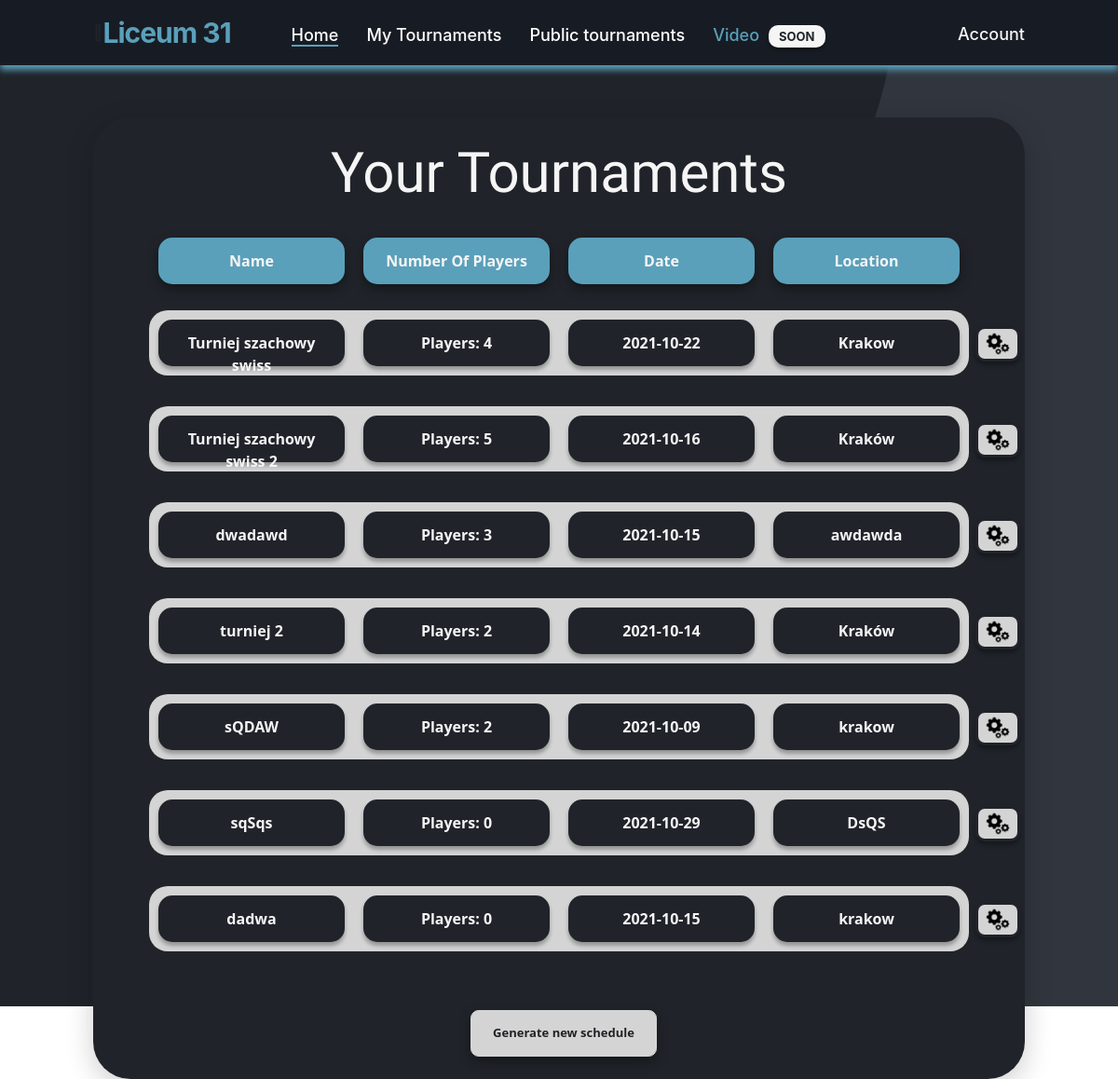
Page /tournaments (signed in) on the committed database.
### website/models.py (models this page shows)
class Tournament(db.Model):
    id = db.Column(db.Integer,primary_key=True)
    user_id = db.Column(db.Integer,db.ForeignKey('user.id'))
    name = db.Column(db.String(150))
    date = db.Column(db.Date)
    location = db.Column(db.String(150))
    discipline = db.Column(db.String(150))
    type = db.Column(db.String(150))
    status = db.Column(db.String(150), default="upcoming")
    is_public = db.Column(db.Boolean(),default=False)
    current_round_number = db.Column(db.Integer(),default=0)
    max_rounds = db.Column(db.Integer())
    edited_dual_id = db.Column(db.Integer())
    rounds = db.relationship('Round')
    duals = db.relationship('Dual')
    opponents = db.relationship('Opponent')
    standings = db.relationship('Standing')

### website/views.py (the view)
@views.route('/tournaments', methods=['GET', 'POST'])
def tournaments():
    if current_user.is_authenticated:
        return render_template("tournaments.html", user=current_user)
    else:
        return render_template("login.html", user=current_user)

### website/__init__.py (called while the page is built)
def create_app():
    app = Flask(__name__)
    app.config['SECRET_KEY'] = 'kjabwdlajbal'
    app.config['SQLALCHEMY_DATABASE_URI'] = f'sqlite:///{DB_NAME}'
    app.config['SQLALCHEMY_TRACK_MODIFICATIONS'] = False
    db.init_app(app)  # inicjowanie bazy danych dla aplikacji
    from .views import views
    from .auth import auth
    app.register_blueprint(views, url_prefix='/')
    app.register_blueprint(auth, url_prefix='/')
    from .models import User
    create_datebase(app)
    login_manager = LoginManager()
    login_manager.login_view = 'auth.login'
    login_manager.init_app(app)
    @login_manager.user_loader
    def load_user(id):
        return User.query.get(int(id))
    return app

### website/templates/tournaments.html (shortened to what this page needs)
{% extends "base.html" %} {% block title %}Your Tournaments{% endblock %} {%
block content %}
<section class="tournaments_box_container container_tournaments">
  <br />
  <h3 align="center">Your Tournaments</h3>
  <table style="margin: auto">
    <tbody style="display: flex; margin-top: 15px">
      <tr class="btn-danger_nav_list_group_tournaments">
        <div align="center ">
          <td>Name</td>
        </div>
      </tr>
      <tr class="btn-danger_nav_list_group_tournaments">
        <div align="center ">
          <td>Number Of Players</td>
        </div>
      </tr>
      <tr class="btn-danger_nav_list_group_tournaments">
        <div align="center ">
          <td>Date</td>
        </div>
      </tr>
      <tr class="btn-danger_nav_list_group_tournaments">
        <div align="center ">
          <td>Location</td>
        </div>
      </tr>
    </tbody>
    {% for tournament in user.tournaments %}
    <table style="margin: auto">
      <tbody
        class="btn_tournaments_list"
        onClick="showTournament({{tournament.id}}) "
        style="display: flex; margin-bottom: 15px"
      >
        <button
          style="float: right; margin-top: 35px; margin-bottom: -55px"
          id="myBtnSettings-{{loop.index}}"
          class="icon_settings"
        >
          <img src="../static/pngegg.png" width="30" height="30" />
        </button>
        <tr class="btn-danger_nav_list_group_tournaments_name" align="center ">
          <td>{{tournament.name}}</td>
        </tr>
        <tr class="btn-danger_nav_list_group_tournaments_name" align="center ">
          <td>Players: {{tournament.opponents|length}}</td>
        </tr>
        <tr class="btn-danger_nav_list_group_tournaments_name" align="center ">
          <td>{{tournament.date}}</td>
        </tr>
        <tr class="btn-danger_nav_list_group_tournaments_name" align="center ">
          <td>{{tournament.location}}</td>
        </tr>
      </tbody>
    </table>
    {% endfor %}
    <br />
  </table>
  <br />
  <div align="center ">
    <a href="/new-tournament ">
      <button id="btn" type="button " class="btn-danger_nav_tournaments">
        Generate new schedule
      </button>
    </a>
  </div>
  <br />
</section>
{% endblock %}

### website/templates/base.html (shortened to what this page needs)
<!DOCTYPE html>
<html lang="en">
<head>
    <link rel="stylesheet" href="https://stackpath.bootstrapcdn.com/bootstrap/4.4.1/css/bootstrap.min.css" />
    <link rel="stylesheet" href="https://stackpath.bootstrapcdn.com/font-awesome/4.7.0/css/font-awesome.min.css" />
    <link rel="stylesheet" href="{{ url_for('static', filename='style.css') }}" />
</head>
<body>
    <section>
        <nav>
            <div class="menu-icon">
                <span class="fas fa-bars"></span>
            </div>
            <a id="home" href="/">
                <div class="logo" style="color: #5aa0ba; font-weight: 700">Liceum 31</div>
            </a>
            <div class="nav-items">
                <li><a class="linkbutton link-active" id="home" href="/">Home</a></li>
                <li><a class="linkbutton" href="/tournaments">My Tournaments</a></li>
                <li><a class="linkbutton" href="/public-schedule">Public tournaments</a></li>
                <li><a class="linkbutton not-active" title="Video Test 1.0 BETA" href="#">Video</a><span style="margin-left: 10px;" class="beta_version">SOON</span></li>
            </div>
            {% if user.is_authenticated %}
            <ul>
                <li>
                    <a href="#">Account</a>
                </li>
                </ul>
            {% else %}
            <a href="/login">
                <button style="margin-right: -50px;" class="btn-add-account_login" id="login">Log in</button> {% endif %}
        </nav>
        <div class="container">{% block content %} {% endblock %}</div>
    </section>
</body>
</html>

### website/static/style.css (style rules this page uses)
html { scroll-behavior: smooth; }
body { background-image: url("../static/bgp.png"); scroll-behavior: smooth; overflow: overlay; background-repeat: no-repeat; background-attachment: fixed; }
ul { list-style: none; float: left; margin-top: 18px; }
ul > li { margin: 0; padding: 0; float: left; position: relative; }
ul > li > a { color: whitesmoke; text-decoration: none; padding-bottom: 20px; }
a { color: #fff; font-size: 18px; font-weight: 500; text-decoration: none; }
nav { background: #171c24; display: flex; flex-wrap: wrap; align-items: center; justify-content: space-between; height: 70px; padding: 0 100px; box-shadow: 0 5px 7px 0 #5aa0ba; }
nav .logo { color: #fff; font-size: 30px; font-weight: 600; letter-spacing: -1px; text-decoration: none; }
nav .nav-items { display: flex; flex: 1; padding: 0 0 0 50px; margin-top: 4px; }
nav .nav-items li { list-style: none; padding: 0 15px; }
nav .nav-items li a { font-size: 18px; font-weight: 500; text-decoration: none; width: 0; }
.beta_version { pointer-events: none; cursor: default; color: #20242a; background-color: whitesmoke; padding: 3px 10px; font-size: 13px; border-radius: 10px; font-weight: 700; border: 1px solid transparent; box-shadow: 0 0.25em 0.25em rgb(0 0 0 / 30%); }
.not-active { pointer-events: none; cursor: default; color: #5aa0ba; }
.link-active { border-bottom: 2px solid #5aa0ba; }
.icon_settings { border-radius: 10px; background-color: rgb(212, 212, 212); box-shadow: 0 0.25em 0.25em rgb(0 0 0 / 30%); transition: all 0.3s ease-out; border: 3px solid #20242a; margin-left: 270px; margin-right: 5px; }
h3 { color: whitesmoke; font-family: "Stick No Bills", sans-serif; font-size: 60px; }
.container { width: 1800px; }
.tournaments_box_container { background-color: #20242a; height: 300px; width: 700px; box-shadow: 0 8px 30px 0 rgba(0, 0, 0, 0.2); border-radius: 40px; }
.container_tournaments { width: 1000px; height: auto; margin: 0 auto; margin-top: 5%; }
.btn-danger_nav_list_group_tournaments { background-color: #5aa0ba; border: 0; width: 200px; height: 50px; border-radius: 15px; outline: none; box-shadow: 0px 5px 12px rgba(0, 0, 0, 0.4); transition: 0.5s; backface-visibility: hidden; margin: 10px; text-align: -webkit-center; }
.btn-danger_nav_list_group_tournaments td { color: whitesmoke; font-family: "Segoe UI", Tahoma, Geneva, Verdana, sans-serif; font-weight: bold; padding: 13px; text-align: center; }
.btn-danger_nav_list_group_tournaments_name { background-color: #20242a; border: 0; width: 200px; height: 50px; border-radius: 15px; outline: none; box-shadow: 0 0.25em 0.25em rgb(0 0 0 / 30%); transition: 0.5s; backface-visibility: hidden; margin: 10px; text-align: -webkit-center; }
.btn-danger_nav_list_group_tournaments_name td { color: whitesmoke; font-family: "Segoe UI", Tahoma, Geneva, Verdana, sans-serif; font-weight: bold; padding: 13px; text-align: center; }
.btn_tournaments_list { background-color: rgb(212, 212, 212); border: 0; border-radius: 20px; cursor: pointer; transition: all 0.3s ease-out; }
.btn-danger_nav_tournaments { background-color: rgb(212, 212, 212); border: 0; width: 200px; height: 50px; border-radius: 0.55rem; font-family: "Segoe UI", Tahoma, Geneva, Verdana, sans-serif; color: #202225; font-size: 13px; font-weight: bold; outline: none; box-shadow: 0px 5px 12px rgba(0, 0, 0, 0.4); transition: 0.5s; backface-visibility: hidden; border: 1px solid rgb(212, 212, 212); margin-left: 10px; }

### rows in the picture
Tournament: name "Turniej szachowy swiss", opponents|length "4", date "2021-10-22", location "Krakow"
Tournament: name "Turniej szachowy swiss 2", opponents|length "5", date "2021-10-16", location "Kraków"
Tournament: name "dwadawd", opponents|length "3", date "2021-10-15", location "awdawda"
Tournament: name "turniej 2", opponents|length "2", date "2021-10-14", location "Kraków"
Tournament: name "sQDAW", opponents|length "2", date "2021-10-09", location "krakow"
Tournament: name "sqSqs", opponents|length "0", date "2021-10-29", location "DsQS"
Tournament: name "dadwa", opponents|length "0", date "2021-10-15", location "krakow"
